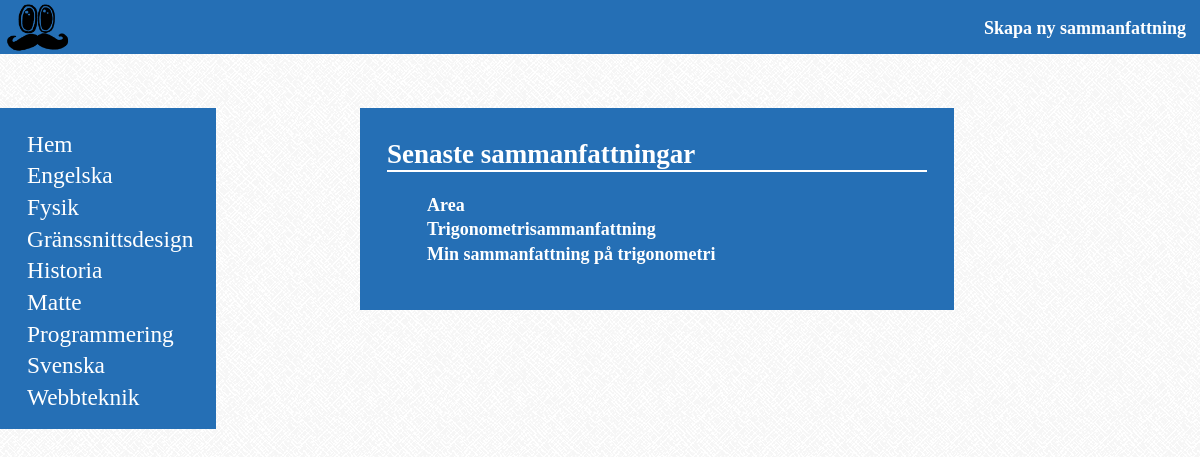
The page / on the database its author committed.
### tables this page shows
CREATE TABLE IF NOT EXISTS `subject` (
  `ID` int(11) NOT NULL AUTO_INCREMENT,
  `name` varchar(128) NOT NULL,
  PRIMARY KEY (`ID`)
);

### index.php (the view, shortened to what this page needs)
<?php
	require_once 'includes/connect.php';
	$subjectsArray = array();
	$liHrefID = array();
	$liValue = array();
	$ul2 = array();
	$subUl = '';
	$link = "id='linkTrue'";
	if ($pdo) {
		foreach ($pdo->query("SELECT * FROM subject GROUP BY name ORDER BY name") as $holder)
		{
			array_push($subjectsArray, $holder);
		}
	}
?>
<?php
				if (!empty($_GET)) {
					if (!empty($_GET["subject"])) {
						$subject = getSubjectFromID($_GET['subject'], $pdo);
						$rubrik = $subject;
						$subject = filter_input(INPUT_GET, "subject", FILTER_VALIDATE_INT);
						$statement = $pdo->prepare("SELECT * FROM class WHERE subject_ID=? ORDER BY name");
						$statement->bindParam(1, $subject);
						if ($statement->execute()) {
							while($row = $statement->fetch()) {
								array_push($liHrefID, "?subject={$_GET['subject']}&class={$row['ID']}");
								array_push($liValue, $row['name']);
								if (!empty($_GET["class"]) && $_GET["class"] == $row['ID'] ) {
									$class = filter_input(INPUT_GET, "class", FILTER_VALIDATE_INT);
									$statment2 = $pdo->prepare("SELECT * FROM part WHERE class_ID=? ORDER BY name");
									$statment2->bindParam(1, $class);
									if ($statment2->execute()) {
										while ($row2 = $statment2->fetch()) {
											$subUl .= "<a href=\"?part={$row2['ID']}\"><li> <h4> {$row2['name']} </h4> </li></a>";
										}
										array_push($ul2, $subUl);
									}
								}
								else {
									array_push($ul2, "");
								}
							}
						}
						else {
							echo "FAIL TO DO STATEMENT";
						}
					}
					if (!empty($_GET["part"])) {
						$part = getPartFromID($_GET['part'], $pdo);
						$rubrik = $part;
						$part = filter_input(INPUT_GET, "part", FILTER_VALIDATE_INT);
						$statement = $pdo->prepare("SELECT * FROM summary WHERE part_ID=? ORDER BY name");
						$statement->bindParam(1, $part);
						if ($statement->execute()) {
							while ($row = $statement->fetch()) {
								array_push($liHrefID, "?summary={$row['ID']}");
								array_push($liValue, $row['name']);
							}
						}
					}
					if (!empty($_GET["summary"])) {
						$summary = filter_input(INPUT_GET, "summary", FILTER_VALIDATE_INT);
						$statement = $pdo->prepare("SELECT * FROM summary WHERE ID=?");
						$statement->bindParam(1, $summary);
						if ($statement->execute()) {
							$summaryName = $statement->fetch();
							$rubrik = $summaryName['name'];
						}
						else {
							$rubrik = "ERROR 404";
						}
						$statement = $pdo->prepare("SELECT * FROM concepts WHERE summary_ID=? ORDER BY concept");
						$statement->bindParam(1, $summary);
						if ($statement->execute()) {
							while ($row = $statement->fetch()) {
								array_push($liValue, $row['concept']);
								$explanation = "<li> {$row['explanation']} </li> </p>";
							}
						}
						$link = "id=linkFalse";
					}
				}
				else {
					$rubrik = "Senaste sammanfattningar";
					$statement = $pdo->prepare("SELECT * FROM summary ORDER BY date desc");
					if ($statement->execute()) {
						for ($i=0; $i < 5; $i++) {
							$row = $statement->fetch();
							array_push($liHrefID, "?summary={$row['ID']}");
							array_push($liValue, $row['name']);
						}
					}
				}
			?>
<html>
	<head>
		<link rel="stylesheet" type="text/css" href="style.css"/>
	</head>
	<body onLoad="onLoad();">
		<header>
			<div class="header">
				<img id='jim' src="images/jim.png"></img>
				<a href="http://localhost/project/form.php" id="createSummary">
					<p><h4>Skapa ny sammanfattning</h4></p>
				</a>
			</div>
		</header>
		<nav>
			<ul>
				<a href="?"><li>Hem</li></a>
				<?php
					foreach ($subjectsArray as $holder)
					{
						echo "<a href=\"?subject={$holder['ID']}\"><li>{$holder["name"]}</li></a>";
					}
				?>
			</ul>
		</nav>
		<div class="container">
			<h2>
				<?php
					echo $rubrik;
				?>
			</h2>
			<ul>
				<?php
					while (count($liValue) > 0) {
						$holder = array_shift($liHrefID);
						$holder1 = array_shift($liValue);
						echo "<li><a {$link} href='{$holder}'><h4>$holder1</h4></a></li>";
					}
				?>
			</ul>
		</div>
	</body>

### style.css (style rules this page uses)
body { background-image: url(images/greyzz.png); font-size: 10px; margin: 0; text-align: left; color: #fff; }
h2 { border-bottom: 2px solid white; }
h4 { margin: 0; }
.header { background: #256fb5; width: 100%; height: 3em; }
#jim { width: 8em; margin-top: -1.35em; margin-left: -2em; }
#createSummary { width: 12em; height: 2.9em; float: right; text-decoration: none; color: fff; }
nav { position: absolute; top: 6em; right: auto; width: 12em; background: #256fb5; }
nav > ul { padding-left: 1.5em; }
nav > ul > a > li { font-size: 1.3em; list-style: none; margin: 0; width: 100%; padding-top: 0.2em; -webkit-transition: -webkit-transform 0.15s ease; -moz-transition: -moz-transform 0.15s ease; -o-transition: -o-transform 0.15s ease; transition: transform 0.15s ease; }
nav > ul > a { text-decoration: none; color: #fff; }
.container { position: relative; left: 20em; top: 3em; width: 30em; padding: 1.5em; background: #256fb5; padding-top: 0.5em; }
.container li { list-style: none; background: #256fb5; margin-bottom: 0.2em; }
.container a { text-decoration: none; color: #fff; }

### rows shown on the page
subject: name "Engelska"
subject: name "Fysik"
subject: name "Gränssnittsdesign"
subject: name "Historia"
subject: name "Matte"
subject: name "Programmering"
subject: name "Svenska"
subject: name "Webbteknik"

### other values the page prints
$rubrik "Senaste sammanfattningar"
$holder1 "Area"
$holder1 "Trigonometrisammanfattning"
$holder1 "Min sammanfattning på trigonometri"
